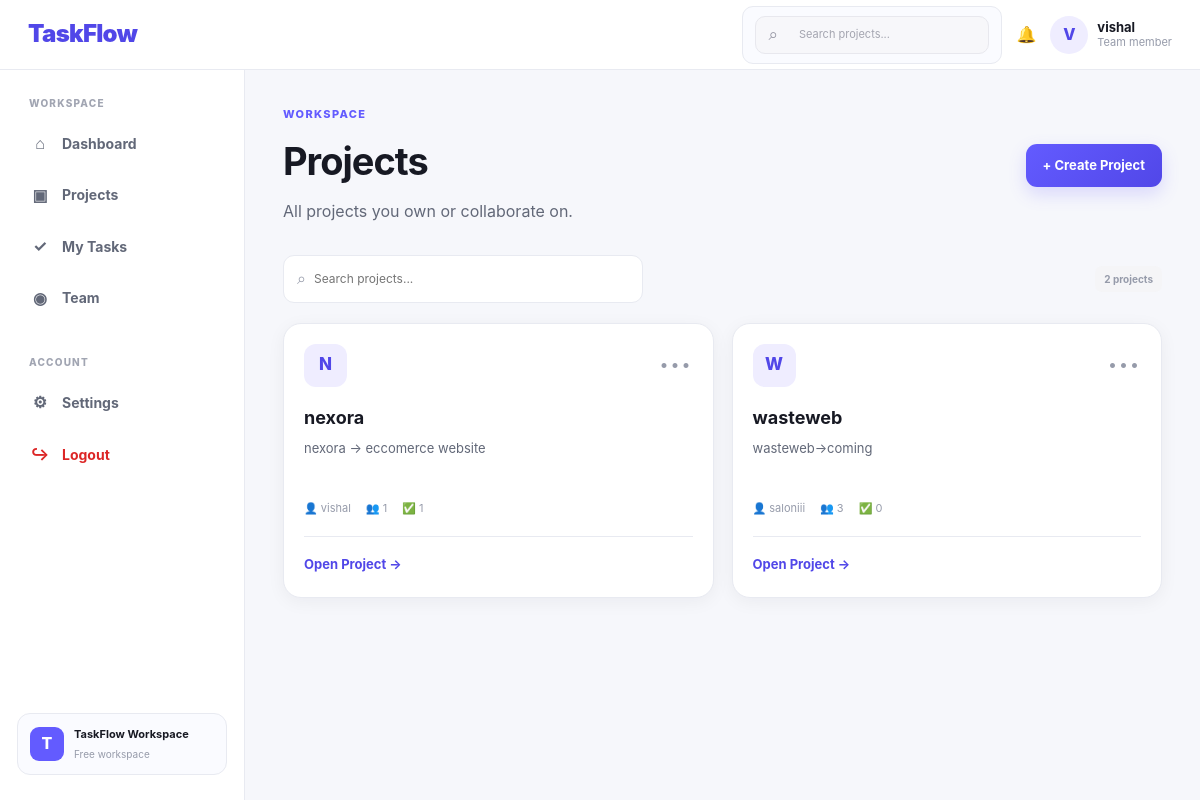
The app's page /projects/projects/ (signed in) with its own data.
### projects/models.py (models this page shows, shortened)
class Project(models.Model):
    name = models.CharField(max_length=200)
    description = models.TextField(blank=True)
    owner = models.ForeignKey(
        User,
        on_delete=models.CASCADE,
        related_name="owned_projects"
    )
    members = models.ManyToManyField(
        User,
        related_name="projects",
        blank=True
    )
    created_at = models.DateTimeField(auto_now_add=True)

### projects/views.py (the view)
@login_required
def projects_list(request):
    projects = request.user.projects.all()
    return render(request, "projects/projects_list.html", {
        "projects": projects,
    })

### templates/projects/projects_list.html (shortened to what this page needs)
{% extends "base.html" %}
{% block content %}
<div class="projects-page">
    <div class="dashboard-header">
        <div>
            <p class="eyebrow">Workspace</p>
            <h1>Projects</h1>
            <p class="dashboard-subtitle">
                All projects you own or collaborate on.
            </p>
        </div>
        <a
            href="{% url 'create_project' %}"
            class="primary-button"
        >
            + Create Project
        </a>
    </div>
    <div class="projects-toolbar">
        <div class="project-search">
            <span>⌕</span>
            <input
                type="text"
                placeholder="Search projects..."
            >
        </div>
        <span class="project-total">
            {{ projects.count }} project{{ projects.count|pluralize }}
        </span>
    </div>
    <div class="project-grid">
        {% for project in projects %}
            <article class="project-card">
                <div class="project-card-top">
                    <div class="project-icon">
                        {{ project.name|first|upper }}
                    </div>
                    <span class="project-menu">
                        •••
                    </span>
                </div>
                <h3>
                    {{ project.name }}
                </h3>
                <p class="project-description">
                    {{ project.description|default:"No description added yet." }}
                </p>
                <div class="project-meta">
                    <span>
                        👤 {{ project.owner.username }}
                    </span>
                    <span>
                        👥 {{ project.members.count }}
                    </span>
                    <span>
                        ✅ {{ project.tasks.count }}
                    </span>
                </div>
                <div class="project-card-footer">
                    <a
                        href="{% url 'project_board' project.id %}"
                        class="project-open"
                    >
                        Open Project →
                    </a>
                </div>
            </article>
        {% endfor %}
    </div>
</div>
{% endblock %}

### templates/base.html (shortened to what this page needs)
{% load static %}
<!DOCTYPE html>
<html lang="en">
<head>
    <link rel="stylesheet" href="{% static 'css/style.css' %}">
</head>
<body>
    {% if user.is_authenticated %}
        <header class="topbar">
            <a href="{% url 'dashboard' %}" class="brand">
                TaskFlow
            </a>
            <div class="topbar-right">
                <div class="topbar-search">
                    <form
    method="GET"
    action="{% url 'search_projects' %}"
    class="navbar-search"
>
    <span>⌕</span>
    <input
        type="text"
        name="q"
        placeholder="Search projects..."
        autocomplete="off"
    >
</form>
                </div>
                <a
    href="{% url 'notifications' %}"
    class="notification-link"
    title="Notifications"
>
    🔔
</a>
                <div class="user-menu">
                    <div class="user-avatar">
                        {{ user.username|first|upper }}
                    </div>
                    <div class="user-info">
                        <strong>{{ user.username }}</strong>
                        <small>Team member</small>
                    </div>
                </div>
            </div>
        </header>
        <div class="app-shell">
            <aside class="sidebar">
                <div class="sidebar-section">
                    <p class="sidebar-label">
                        WORKSPACE
                    </p>
                    <a
                        href="{% url 'dashboard' %}"
                        class="sidebar-link {% if request.resolver_match.url_name == 'dashboard' %}active{% endif %}"
                    >
                        <span>⌂</span>
                        Dashboard
                    </a>
                    <a
    href="{% url 'projects_list' %}"
    class="sidebar-link"
>
    <span>▣</span>
    Projects
</a>
                    <a
    href="{% url 'my_tasks' %}"
    class="sidebar-link"
>
    <span>✓</span>
    My Tasks
</a>
                   <a
    href="{% url 'team' %}"
    class="sidebar-link"
>
    <span>◉</span>
    Team
</a>
                </div>
               <div class="sidebar-section">
    <p class="sidebar-label">
        ACCOUNT
    </p>
    <a
        href="{% url 'settings' %}"
        class="sidebar-link {% if request.resolver_match.url_name == 'settings' %}active{% endif %}"
    >
        <span>⚙</span>
        Settings
    </a>
    <a
        href="{% url 'logout' %}"
        class="sidebar-link logout-link"
    >
        <span>↪</span>
        Logout
    </a>
</div>
                <div class="sidebar-bottom">
                    <div class="workspace-card">
                        <div class="workspace-icon">
                            T
                        </div>
                        <div>
                            <strong>TaskFlow Workspace</strong>
                            <small>Free workspace</small>
                        </div>
                    </div>
                </div>
            </aside>
            <main class="main-content">
                {% block content %}
                {% endblock %}
            </main>
        </div>
    {% else %}
        <main class="guest-page">
            {% block guest_content %}
            {% endblock %}
        </main>
    {% endif %}
</body>
</html>

### records on screen
Project: name|first "N", name "nexora", description "nexora -> eccomerce website", owner.username "vishal", members.count "1", tasks.count "1"
Project: name|first "W", name "wasteweb", description "wasteweb->coming", owner.username "saloniii", members.count "3", tasks.count "0"

### other values on screen
{{ user.username|first|upper }} "V"
{{ user.username }} "vishal"
{{ projects.count }} "2"
